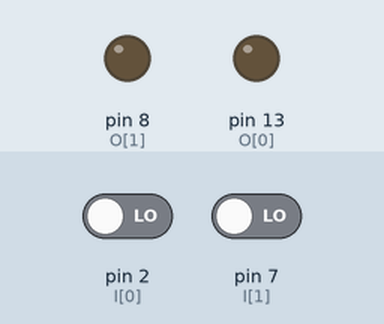
Simulated run of this sketch. Board: Arduino Uno, built with avr-gcc and run on an emulated ATmega328P. Parts: output pins drawn as LEDs (lit = HIGH). The test bench sets the inputs (shaded band); at power-on: pin 2 (I[0]) LOW, pin 7 (I[1]) LOW.

Above: at 1.2 s.
1.3 s: pin 2 (I[0]) driven HIGH
At 2.1 s:
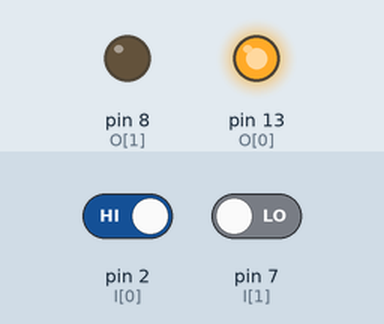
4.2 s: pin 7 (I[1]) driven HIGH
At 5.5 s:
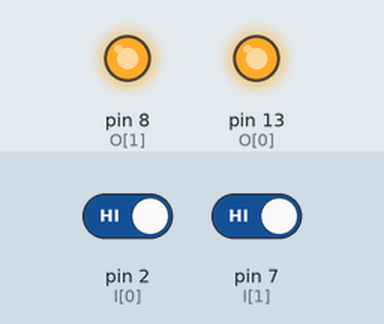
7.2 s: pin 7 (I[1]) driven LOW
At 10.1 s:
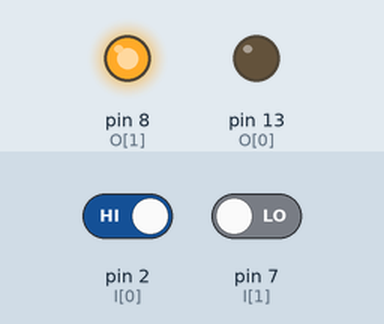
Timing chart, 0 to 11.6 s (numbered marks = the images above; inputs shaded):
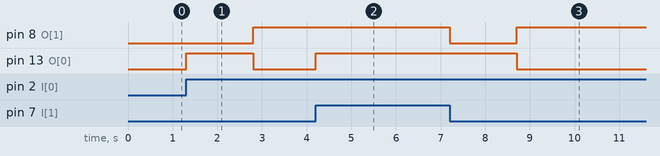

The sketch:

Lineal.ino
```cpp
#include "Lineal.h"

void setup() {
  //Etapas iniciales.
  E[0] = 1;
  fe[0] = 1;
  pinMode(I[0], INPUT);
  pinMode(I[1], INPUT);
  pinMode(O[0], OUTPUT);
  pinMode(O[1], OUTPUT);
}

void loop() {
  //Lectura de entradas.
  for (f = 0; f < 2; f++) {
    if (digitalRead(I[f]) == HIGH) i[f] = 1;
    else i[f] = 0;
  }

  //Transiciones.
  for (g = 0; g < 2; g++) {
    for (f = 3; f >= 0; f--) {
      if (g == 0 || (g && E[f]) == 1) {
        switch (f) {
          case 0 :
            E[f] = etapa (E[f], E[3], T[1], E[f + 1]);
            break;
          case 1 :
            E[f] = etapa (E[f], E[f - 1], i[0], E[f + 1]);
            break;
          case 2 :
            E[f] = etapa (E[f], E[f - 1], T[0], E[f + 1]);
            break;
          case 3 :
            E[f] = etapa (E[f], E[f - 1], i[1], E[0]);
            break;
          default: //Reset etapas.
            for (h = 0; h < 4; h++) E[h] = 0;
            E[0] = 1;
            fe[0] = 1;
            break;
        }
      }
    }
  }

  //Reset de temporizadores.
  for (f = 0; f < 2; f++) T[f] = 0;

  //Acciones.
  for (f = 0; f < 4; f++) {
    if (E[f] == 1) {
      switch (f) {
        case 0 :
          digitalWrite(O[0], LOW);
          digitalWrite(O[1], LOW);
          break;
        case 1 :
          digitalWrite(O[0], HIGH);
          if (fe[f] == 1) pret[0] = pretemp (tempst[0]);
          T[0] = temp (pret[0]);
          break;
        case 2 :
          digitalWrite(O[0], LOW);
          digitalWrite(O[1], HIGH);
          break;
        case 3 :
          digitalWrite(O[0], HIGH);
          if (fe[f] == 1) pret[1] = pretemp (tempst[1]);
          T[1] = temp (pret[1]);
          break;
      }
    }
  }

  //Acciones momentaneas.
  for (f = 0; f < 2; f++) {
    if (M[f] == 1) {
      digitalWrite(O[f], HIGH);
      M[f] = 2;
    }
    else if (M[f] == 2) {
      digitalWrite(O[f], LOW);
      M[f] = 0;
    }
  }

  //Flancos de las etapas.
  for (f = 0; f < 4; f++) {
    if (E[f] == 1) fe[f] = 0;
    else fe[f] = 1;
  }
}
```

Lineal.h
```cpp
#include "Arduino.h"

//Temporizadores, comparadores, tiempo.
bool T[2];
unsigned long pret[2] = {0, 0};
unsigned int tempst[2] = {1500, 3000};

//Etapas, flancos, entradas, salidas y variables.
bool E [4];
bool fe [4];
int f;
byte g;
byte h;
const byte I [2] = {2, 7};
bool i [2];
const byte O [2] = {13, 8};
byte M [2] = {0, 0};

//Funciones para la temporizacion.
unsigned long pretemp (unsigned int t) {
  unsigned long tiempo = millis();
  unsigned long ptemp = tiempo + t;
  return ptemp;
}

byte temp (unsigned long pt) {
  unsigned long tiempo = millis();
  if (tiempo >= pt) return 1;
  else return 0;
}

//Funcion para parpadear.
byte parpadeo (unsigned long pretemp, unsigned int temp) {
  unsigned long tiempo = millis();
  if (tiempo >= temp + pretemp) return 3;
  else if (tiempo >= pretemp) return 2;
  else return 1;
}

//Funcion para la transicion.
byte etapa (byte eact, byte eant1, byte tran11, byte esig1) {
  if (eact + (eant1 && tran11) && (!esig1) == 1) return 1;
  else return 0;
}

/*
  //Funcion para temporizar:
  if(fe[f]==1) pret[0] = pretemp (tempst[0]);
  T[0] = temp (pret[0]);

  //Funcion para parpadear:
  if(fe[f]==1) M[0]=3;
  if(M[0]==3) pret[0] = pretemp (tempst[0]);
  M[0] = parpadeo(pret[0], tempst[0]);
*/
```

Measured:
- after the input at 1.3 s, pin 8 (O[1]): LOW → HIGH after 1.5 s; pin 13 (O[0]): LOW → HIGH at once, → LOW 1.5 s later
- after the input at 4.2 s, pin 8 (O[1]): HIGH → LOW after 3.0 s; pin 13 (O[0]): LOW → HIGH at once
- after the input at 7.2 s, pin 8 (O[1]): goes on until 8.7 s, then stays HIGH; pin 13 (O[0]): HIGH → LOW after 1.5 s
